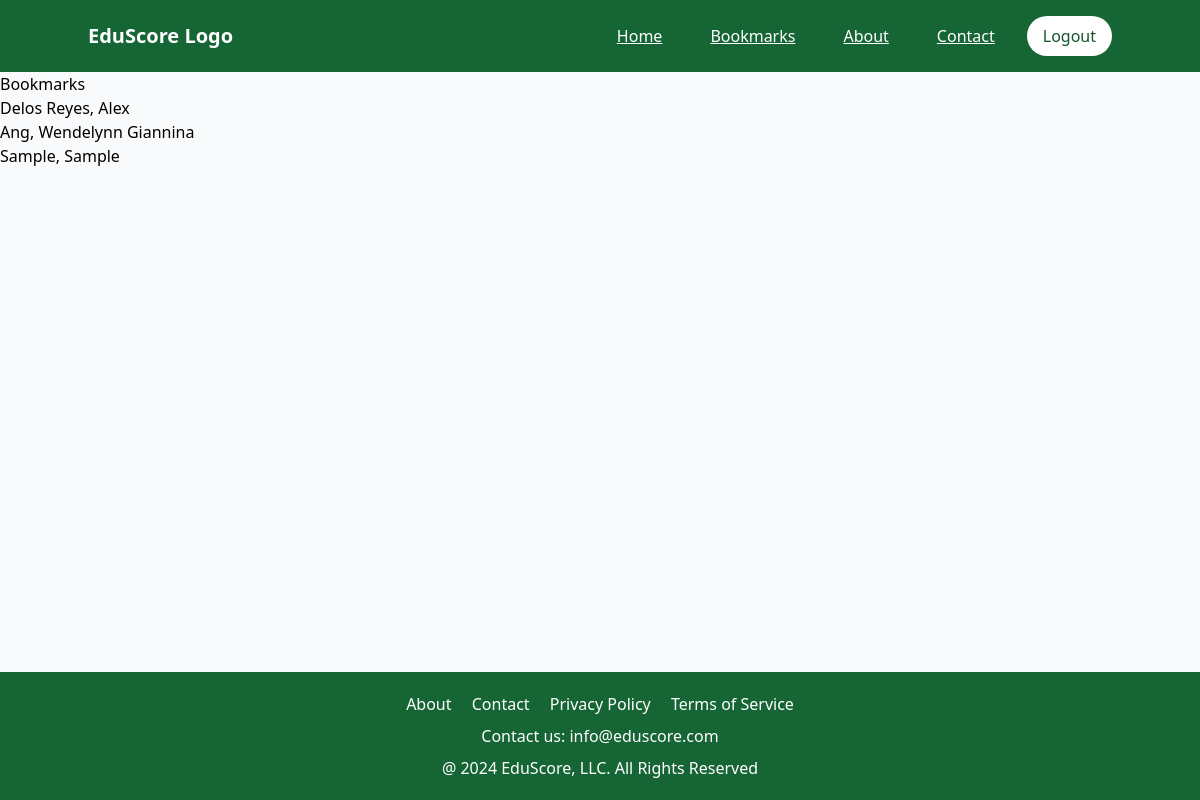
/bookmark (signed in), run on the app's committed database.
### EvalSys/models.py (models this page shows, shortened)
class Teacher_BookmarkTB(models.Model):
    UserID = models.ForeignKey(User, on_delete=models.CASCADE)
    TeacherID = models.ForeignKey(TeacherTB, on_delete=models.CASCADE)
    DateAdded = models.DateTimeField(default=timezone.now)
    class Meta:
        unique_together = ('TeacherID', 'UserID')

class TeacherTB(models.Model):
    FirstName = models.CharField(max_length=100, null=False, blank=False)
    LastName = models.CharField(max_length=100, null=False, blank=False)
    Gender = models.CharField(max_length=50, null=True, blank=True)
    Department = models.CharField(max_length=100, null=True, blank=True, default="Unknown")
    EmpStatus = models.CharField(max_length=50, null=True, blank=True, default="Unknown")

### EvalSys/views.py (the view)
# urls.py: path('bookmark', views.showBookmark, name='Bookmark'),
@login_required(login_url='UserLogin')
def showBookmark(request):
    user = request.user
    MarkedProf = Teacher_BookmarkTB.objects.filter(UserID=user.id)
    return render(request, 'bookmark.html', {'ProfRecs': MarkedProf})

### templates/bookmark.html (shortened to what this page needs)
{% extends 'temp_2.html' %}
{% block content %}
    <div>Bookmarks</div>
    {% for item in ProfRecs %}
        <p>{{ item.TeacherID.LastName }}, {{ item.TeacherID.FirstName }}</p>
    {% endfor %}
{% endblock %}

### data on the page
Teacher_BookmarkTB: TeacherID.LastName "Delos Reyes", TeacherID.FirstName "Alex"
Teacher_BookmarkTB: TeacherID.LastName "Ang", TeacherID.FirstName "Wendelynn Giannina"
Teacher_BookmarkTB: TeacherID.LastName "Sample", TeacherID.FirstName "Sample"
